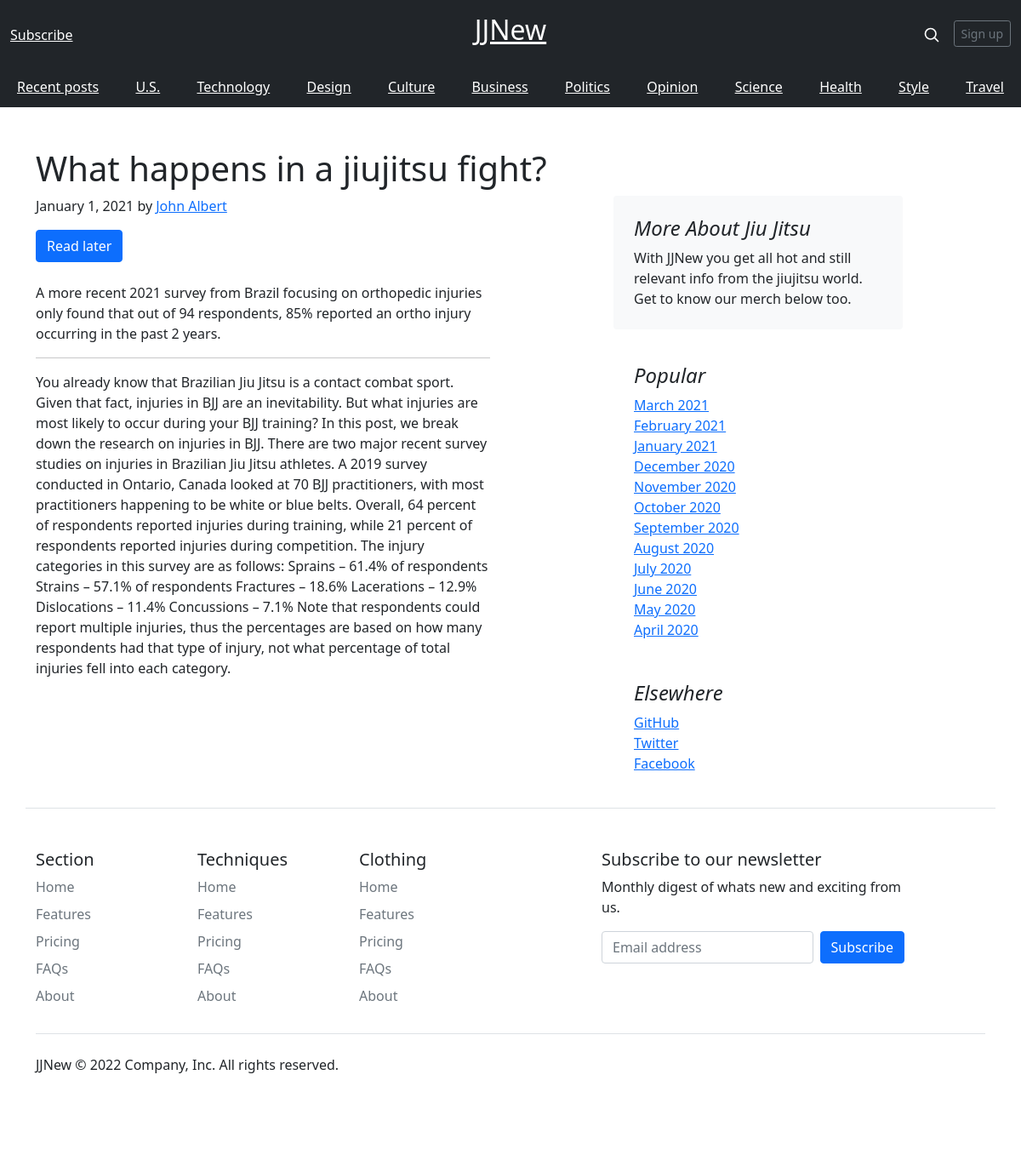
Page /blog/what-happens-in-a-jiujitsu-fight/ on the committed database.
### blog/models.py (models this page shows, shortened)
class Blog(models.Model):
    username = models.CharField(max_length=100)
    title = models.CharField(max_length=200)
    slug = models.SlugField(primary_key=True, db_index=True)
    email = models.EmailField()
    text = models.TextField()
    post_data = models.DateTimeField(auto_now_add=True)
    pre_text = models.CharField(max_length=250)
    image = models.ImageField(upload_to='posts', null=True)
    city = models.CharField(max_length=50)
    author = models.ForeignKey(Author, on_delete=models.CASCADE, default=True)

class Author(models.Model):
    name = models.CharField(max_length=100)
    def __str__(self):
        return self.name

### blog/views.py (the view, shortened to what this page needs)
# urls.py: path('blog/<slug:slug>/', views.PostSingle.as_view(), name="post-single"),
class PostSingle(DetailView):
    template_name = 'blog/post_ind.html'
    model = Blog
    context_object_name = 'posts'

### blog/templates/blog/post_ind.html (shortened to what this page needs)
{% extends 'base.html' %} {% block header %}
<div class="container mt-5">
  <h1>{{ posts.title }}</h1>
</div>
{% endblock %} {% block content %}
<main class="container">
  <div class="row g-5">
    <div class="col-md-6 mb-3">
        <article class="blog-post">
            <p class="blog-post-meta">January 1, 2021 by <a href="#">{{ posts.author }}</a></p>
            {% if is_fav %}
              <p> fav one </p>
            {% else %}
              <form method="POST" action="{% url 'read-later' %}">
                <button class="btn btn-primary mb-4">Read later</button>
              </form>
            {% endif %}
            <p>
            {{ posts.pre_text }}
            </p>
            <hr />
            <p>
            {{ posts.text }}
            </p>
        </article>
    </div>
    <div class="col-md-1">
    </div>
    <div class="col-md-4">
      <div class="position-sticky" style="top: 2rem">
        <div class="p-4 mb-3 bg-light rounded">
          <h4 class="fst-italic">More About Jiu Jitsu</h4>
          <p class="mb-0">
            With JJNew you get all hot and still relevant info from the jiujitsu world. Get to know our merch below too.
          </p>
        </div>
        <div class="p-4">
          <h4 class="fst-italic">Popular</h4>
          <ol class="list-unstyled mb-0">
            <li><a href="#">March 2021</a></li>
            <li><a href="#">February 2021</a></li>
            <li><a href="#">January 2021</a></li>
            <li><a href="#">December 2020</a></li>
            <li><a href="#">November 2020</a></li>
            <li><a href="#">October 2020</a></li>
            <li><a href="#">September 2020</a></li>
            <li><a href="#">August 2020</a></li>
            <li><a href="#">July 2020</a></li>
            <li><a href="#">June 2020</a></li>
            <li><a href="#">May 2020</a></li>
            <li><a href="#">April 2020</a></li>
          </ol>
        </div>
        <div class="p-4">
          <h4 class="fst-italic">Elsewhere</h4>
          <ol class="list-unstyled">
            <li><a href="#">GitHub</a></li>
            <li><a href="#">Twitter</a></li>
            <li><a href="#">Facebook</a></li>
          </ol>
        </div>
      </div>
    </div>
  </div>
</main>
{% endblock %}

### rows in the picture
Blog: title "What happens in a jiujitsu fight?", author "John Albert", pre_text "A more recent 2021 survey from Brazil focusing on orthopedic injuries only found that out of 94 respondents, 85% reported an ortho injury occurring in the past 2 years.", text "You already know that Brazilian Jiu Jitsu is a contact combat sport. Given that fact, injuries in BJJ are an inevitability. But what injuries are most likely to occur during your BJJ training? In this post, we break down the research on injuries in BJJ. There are two major recent survey studies on injuries in Brazilian Jiu Jitsu athletes. A 2019 survey conducted in Ontario, Canada looked at 70 BJJ practitioners, with most practitioners happening to be white or blue belts. Overall, 64 percent of respondents reported injuries during training, while 21 percent of respondents reported injuries during competition. The injury categories in this survey are as follows: Sprains – 61.4% of…"
